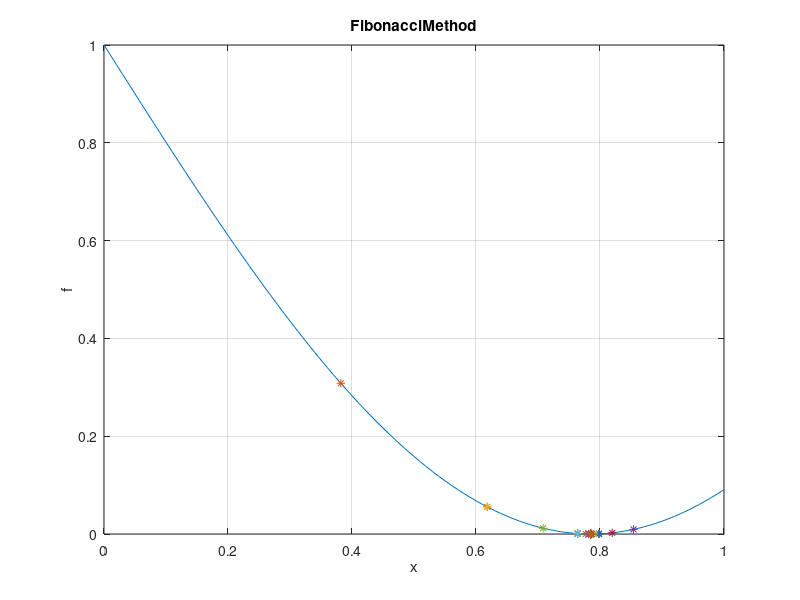

Recreate this plot in MATLAB.
function []=LineSearchGradient() 

% program management
clc; dbstop if error;

% objective function
% syms x;
% f=1-sin(2*x)
% df=diff(f,x)
% d2f=diff(df,x)
% x_=solve(df==0)
% eval(x_)
% clear f x;

% tolerance of optimum
global tau;
tau=0.001;

%GoldenSection;
FibonacciMethod;
% BisectionMethod;
% NewtonMethod;
% SecantMethod;
%  Bracketing;
% GradientDescent;
% SteepestDescent;

% Golden section
function []=GoldenSection()
global tau;
clc; close all;
% setup, show opt problem
x=linspace(0,1,101);
f=ObjFunction(x);
figure; plot(x,f); grid on; hold on;
xlabel('x'); ylabel('f');
tL=dbstack; tL=tL.name; title(tL); 
% setup parameter
rho=(3-sqrt(5))/2; zL=0; zH=1; rng=zH-zL; T=0;
z(1)=zL+rho*rng; [g(1)]=ObjFunction(z(1));
z(2)=zH-rho*rng; [g(2)]=ObjFunction(z(2));
T=T+1; disp([T z]); plot(z,g,'*');
% main loop
while rng>tau,
  if g(1)<g(2),
    zH=z(2); rng=zH-zL; g(2)=g(1); z(2)=z(1);
    z(1)=zL+rho*rng; [g(1)]=ObjFunction(z(1));
  elseif g(2)<g(1),
    zL=z(1); rng=zH-zL; g(1)=g(2); z(1)=z(2);
    z(2)=zH-rho*rng; [g(2)]=ObjFunction(z(2));
  else
    break;
  end;
  T=T+1; disp([T z]); plot(z,g,'*');
end;
z=mean(z); g=mean(g); disp(' '); disp([z g]);

% Fibonacci method
function []=FibonacciMethod()
global tau;
clc; close all;
% setup, show opt problem
x=linspace(0,1,101);
f=ObjFunction(x);
figure; plot(x,f); grid on; hold on;
xlabel('x'); ylabel('f');
tL=dbstack; tL=tL.name; title(tL); 
% setup parameter
zL=0; zH=1; rng=zH-zL; T=0;
F(1)=0; F(2)=1;
while 1/F(end)>tau,
  F(end+1)=F(end)+F(end-1);
end; 
F(1:2)=[]; disp(F); N=size(F,2)-1;
for k=1:N,
  rho(k)=1-F(N-k+1)/F(N-k+2);
end; 
rho(end)=rho(end)-tau; disp(rho); disp(' ');
z(1)=zL+rho(T+1)*rng; [g(1)]=ObjFunction(z(1));
z(2)=zH-rho(T+1)*rng; [g(2)]=ObjFunction(z(2));
T=T+1; disp([T z]); plot(z,g,'*');
% main loop
while T<N,
  if g(1)<g(2),
    zH=z(2); rng=zH-zL; g(2)=g(1); z(2)=z(1);
    z(1)=zL+rho(T+1)*rng; [g(1)]=ObjFunction(z(1));
  elseif g(2)<g(1),
    zL=z(1); rng=zH-zL; g(1)=g(2); z(1)=z(2);
    z(2)=zH-rho(T+1)*rng; [g(2)]=ObjFunction(z(2));
  else
    break;
  end;
  T=T+1; disp([T z]); plot(z,g,'*');
end;
z=mean(z); g=mean(g); disp(' '); disp([z g]);

% Bisection Method
function []=BisectionMethod()
global tau;
clc; close all;
% setup, show opt problem
x=linspace(0,1,101);
f=ObjFunction(x);
figure; plot(x,f); grid on; hold on;
xlabel('x'); ylabel('f');
tL=dbstack; tL=tL.name; title(tL); 
% setup parameter
rho=0.5; zL=0; zH=1; T=0;
z=(zL+zH)/2; g=ObjFunction(z); df=dObjFunction(z);
T=T+1; disp([T z]); plot(z,g,'*');
% main loop
while abs(df)>tau,
  if df>0,
    zH=z;
  elseif df<0,
    zL=z;
  end; 
  z=rho*(zL+zH);
  g=ObjFunction(z); 
  df=dObjFunction(z);
  T=T+1; disp([T z]); plot(z,g,'*');
end;
disp(' '); disp([z g]);

% Newton Method
function []=NewtonMethod()
global tau;
clc; close all;
% setup, show opt problem
x=linspace(0,1,101);
f=ObjFunction(x);
figure; plot(x,f); grid on; hold on;
xlabel('x'); ylabel('f');
tL=dbstack; tL=tL.name; title(tL); 
% setup parameter
zL=0; zH=1; rng=zH-zL; T=0; 
z=zL+rand*rng;
g=ObjFunction(z);
df=dObjFunction(z);
T=T+1; disp([T z]); plot(z,g,'*');
% main loop
while abs(df)>tau,
  df=dObjFunction(z);
  d2f=d2ObjFunction(z);
  z0=z; z=z0-df/(d2f+eps);%+eps
  while (z<zL || z>zH),
   z=zL+rand*rng; 
  end;
  g=ObjFunction(z);
  T=T+1; disp([T z]); plot(z,g,'*');
end;
disp(' '); disp([z g]);

% Secant Method
function []=SecantMethod()
global tau;
clc; close all;
% setup, show opt problem
x=linspace(0,1,101);
f=ObjFunction(x);
figure; plot(x,f); grid on; hold on;
xlabel('x'); ylabel('f');
tL=dbstack; tL=tL.name; title(tL); 
% setup parameter
zL=0; zH=1; rng=zH-zL; T=0; 
z(1)=zL+rand*rng; z(2)=z(1)+sign(randn)*eps;
g=ObjFunction(z); dg=dObjFunction(z); 
T=T+1; disp([T z(end)]); plot(z,g,'*');
% main loop
while min(abs(dg))>tau,
  y=z(2)-(z(2)-z(1))/(dg(2)-dg(1)+eps)*dg(2);
  z(1)=z(2); z(2)=y;
  while z(end)<zL || z(end)>zH,
    z(end)=zL+rand*rng;
  end;
  dg=dObjFunction(z);
  g=ObjFunction(z);
  T=T+1; disp([T z(end)]); plot(z(end),g(end),'*');
end;
disp(' '); disp([z(end) g(end)]);

% Bracketing
function []=Bracketing()
global tau;
clc; close all;
% setup, show opt problem
x=linspace(0,1,101);
f=ObjFunction(x);
figure; plot(x,f); grid on; hold on;
xlabel('x'); ylabel('f');
tL=dbstack; tL=tL.name; title(tL); 
% setup parameter
rho=[1 1.1 1.21]; z=rho*tau; T=0;
g=ObjFunction(z);
plot(z(end),g(end),'*'); disp(z);
% main loop
while (1),
  if g(1)>g(2) && g(2)<g(3),
    z=[z(1) z(3)]; break;
  elseif g(1)>g(2) && g(2)>g(3),
    z(1:2)=z(2:3); g(1:2)=g(2:3); 
    z(3)=z(3)*2; g(3)=ObjFunction(z(3));
  end;
  T=T+1; disp(T);
  plot(z(end),g(end),'*'); disp(z);
end;

% Gradient Descent
function []=GradientDescent()
global tau;
clc; close all;
[x,y]=meshgrid(-5:0.5:5,-5:0.5:5);
f=4*x.^2-4*x.*y+2*y.^2;
figure; surf(x,y,f,'facecolor','none'); hold on; grid on;
contour(x,y,f,50); view(-30,30);
xlabel('x'); ylabel('y'); zlabel('f'); 
tL=dbstack; tL=tL.name; title(tL); drawnow;
a=0.15; z=[2;3]; dz=2*tau; 
f=4*z(1)^2-4*z(1)*z(2)+2*z(2)^2;
g=[8*z(1)-4*z(2); -4*z(1)+4*z(2)];
T=1; disp([T z(:,end)' f g']);
plot3(z(1,end),z(2,end),f,'o','markerfacecolor','r');
% main loop
while dz>tau,
  z(:,end+1)=z(:,end)-a*g;
  dz=max(abs(z(:,end)-z(:,end-1)));
  f(end+1)=4*z(1,end)^2-4*z(1,end)*z(2,end)+2*z(2,end)^2;
  g=[8*z(1,end)-4*z(2,end); -4*z(1,end)+4*z(2,end)];
  T=T+1; disp([T z(:,end)' f(end) g']);
  plot3(z(1,end),z(2,end),f(end),'o','linewidth',2);
  if size(z,2)>1,
    plot3(z(1,end-1:end),z(2,end-1:end),f(end-1:end));
  end; drawnow;
end;

% Steepest Descent
function []=SteepestDescent()
global tau;
clc; close all;
[x,y]=meshgrid(-5:0.5:5,-5:0.5:5);
f=4*x.^2-4*x.*y+2*y.^2;
figure; surf(x,y,f,'facecolor','none'); hold on; grid on;
contour(x,y,f,50); view(-30,30);
xlabel('x'); ylabel('y'); zlabel('f'); 
tL=dbstack; tL=tL.name; title(tL); drawnow;
syms x y; T=0;
f=4*x^2-4*x*y+2*y^2;
gf=gradient(f,[x;y]);
z=[2;3]; dz=2*tau;
T=T+1; disp([T z(:,end)']);
h(T)=eval(subs(f,{x y},{z(1,end) z(2,end)}));
plot3(z(1,end),z(2,end),h,'o','markerfacecolor','r');
% main loop
while dz>tau,
  syms a;
  z_new=z(:,end)-a*gf;
  q=subs(f,{x y},{z_new(1) z_new(2)});
  dq=diff(q,a); a=solve(dq,a);
  a=subs(a,{x y},{z(1,end) z(2,end)});
  x_update=z(:,end)-a*gf;
  z(:,end+1)=eval(subs(x_update,{x y},{z(1,end) z(2,end)}));
  dz=max(abs(z(:,end)-z(:,end-1)));
  T=T+1; h(T)=eval(subs(f,{x y},{z(1,end) z(2,end)}));
  disp([T z(:,end)' h(end) eval(a)]);
  plot3(z(1,end),z(2,end),h(end),'o','linewidth',2);
  if size(z,2)>1,
    plot3(z(1,end-1:end),z(2,end-1:end),h(end-1:end));
  end; drawnow;
end;



function [f]=ObjFunction(x)
f=1-sin(2*x);

function [df]=dObjFunction(x)
df=-2*cos(2*x);

function [d2f]=d2ObjFunction(x)
d2f=4*sin(2*x);

